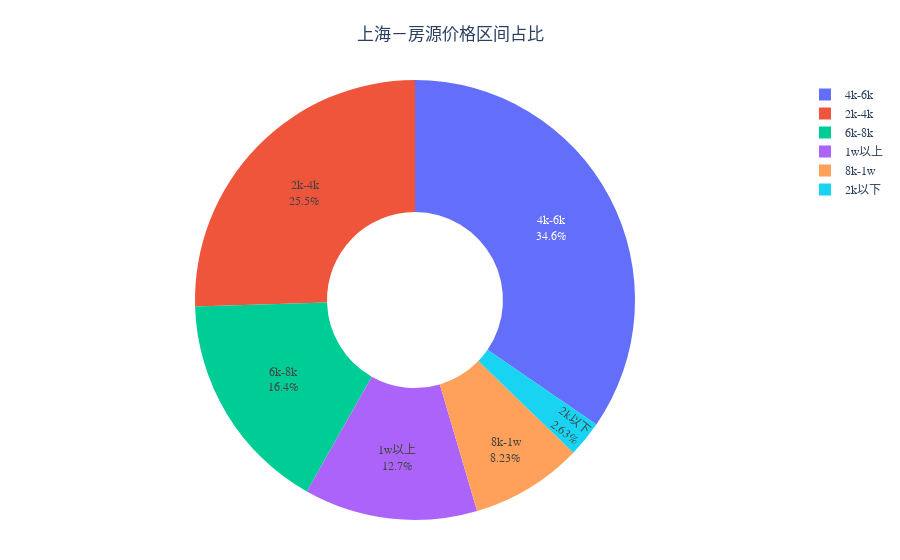

This figure's notebook cell:
### Code cell
city_charts['pie'].show()

### Figure 1 — Plotly figure (JSON) as saved in the notebook; plotly's stock layout.template omitted (floating-point values rounded to 4 significant figures)
{"data": [{"hole": 0.4, "labels": ["4k-6k", "2k-4k", "6k-8k", "1w以上", "8k-1w", "2k以下"], "marker": {"colors": ["#636EFA", "#EF553B", "#00CC96", "#AB63FA", "#FFA15A", "#19D3F3"]}, "textinfo": "percent+label", "values": [315, 232, 149, 116, 75, 24], "type": "pie"}], "layout": {"title": {"text": "上海－房源价格区间占比", "x": 0.5, "y": 0.95, "xanchor": "center", "yanchor": "top"}, "font": {"family": "Microsoft YaHei", "size": 12}, "margin": {"l": 40, "r": 40, "t": 80, "b": 40}, "showlegend": true}}
